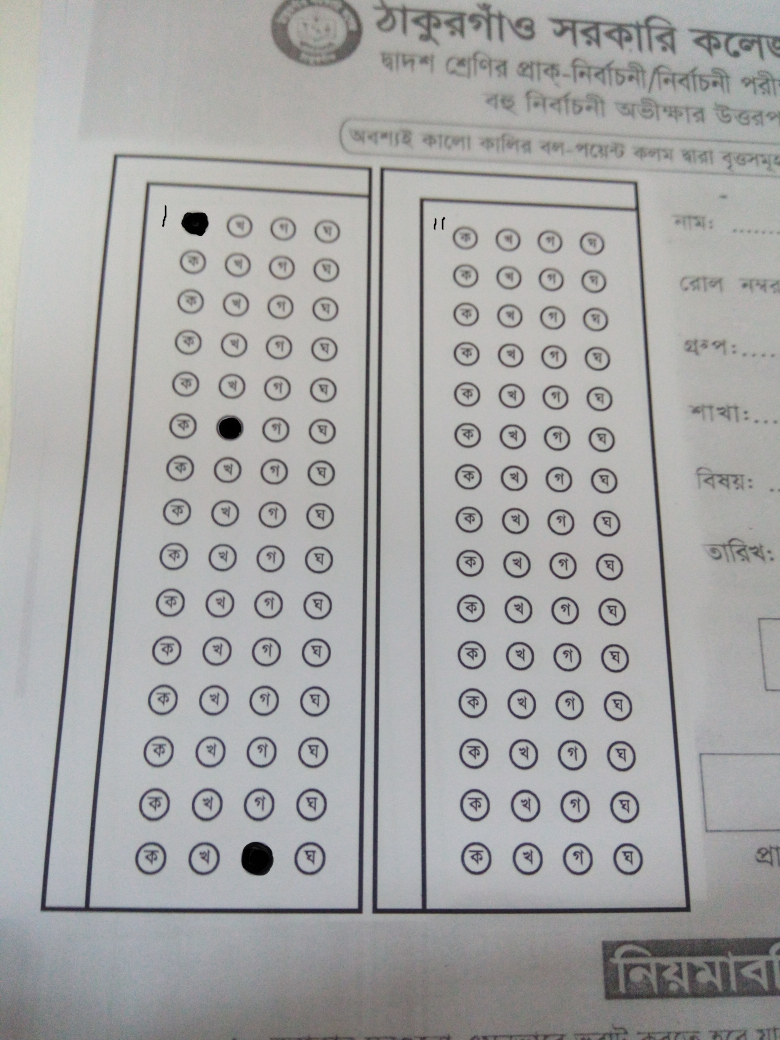
#> input picture resources/omr-imgs/omr-mobile-1.jpg, 3120 x 4160 px (shown at 1/4 size)
$ python playground.py   (older library calls are emulated)
#> lines starting #> are read from the running program, lines starting #| are printed output that depends on the picture; after the words box and inside, x2 and y2 are one past the last pixel; in counts of white or black regions, pixels touching at a corner belong together
### src/circledetection/omrutils.py
import cv2
import math
import numpy as np

MAX_WIDTH = 350
MAX_HEIGHT = 920


def normalize(im):
    im = cv2.normalize(im, np.zeros(im.shape), 0, 255, norm_type=cv2.NORM_MINMAX)
    return cv2.threshold(im, 0, 255, cv2.THRESH_BINARY + cv2.THRESH_OTSU)[1]


# [90 lines left out: functions order_points_by_summation, sort_points, four_point_transform, not called in this run]


def get_approx_contour(contour, tol=.01):
    """Get rid of 'useless' points in the contour"""
    epsilon = tol * cv2.arcLength(contour, True)
    return cv2.approxPolyDP(contour, epsilon, True)


# [11 lines left out: functions get_contours, get_bounding_rect, not called in this run]


def get_convex_hull(contour):
    return cv2.convexHull(contour)


# [35 lines left out: functions get_centroid, get_min_enclosing_circle, find_rect_by_ratio, not called in this run]

### src/circledetection/playground.py
import numpy as np
import cv2
import imutils
import circledetection.omrutils as omrutils

# img = cv2.imread("../../resources/omr-imgs/mahmud-vai5.png")
img = cv2.imread("../../resources/omr-imgs/omr-mobile-1.jpg")
#> img is the input picture: shape (4160, 3120, 3); mean B, G, R 165.2, 165.6, 165.4
im_orig = imutils.resize(img, width=1000)[200:, :]
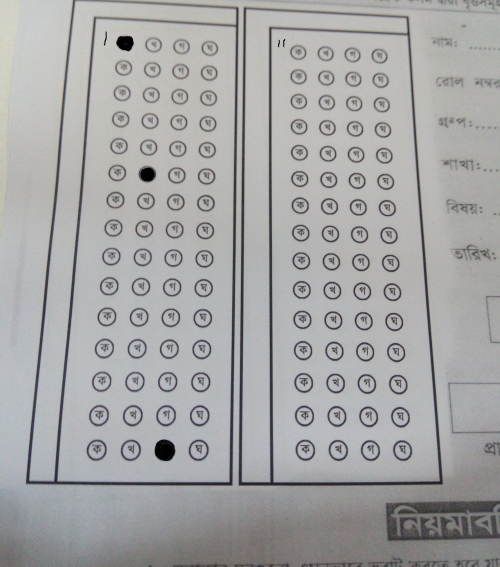
#> im_orig: shape (1133, 1000, 3) (shown at 1/2 size); mean B, G, R 165.4, 165.3, 165.2

img = cv2.GaussianBlur(im_orig, (5, 5), 8)
#> img: shape (1133, 1000, 3)
im = omrutils.normalize(cv2.cvtColor(img, cv2.COLOR_BGR2GRAY))
#> in normalize, `im = cv2.normalize(im, np.zeros(im.shape), 0, 255, norm_type=cv2.NORM_..`:
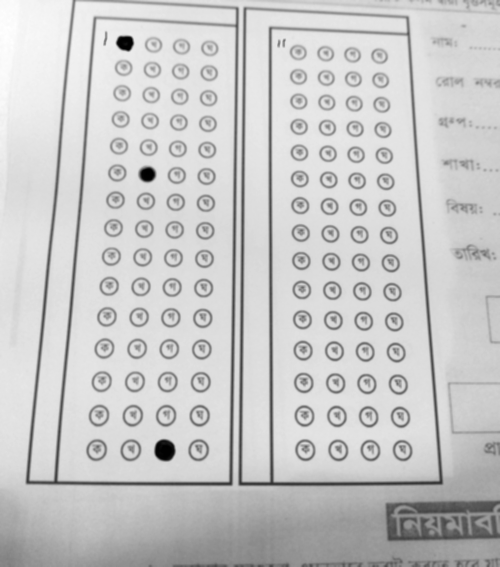
#> im: shape (1133, 1000) (shown at 1/2 size); min 0, max 255, mean 199.8
#> in normalize, `return cv2.threshold(im, 0, 255, cv2.THRESH_BINARY + cv2.THRESH_OTSU)[1]`:
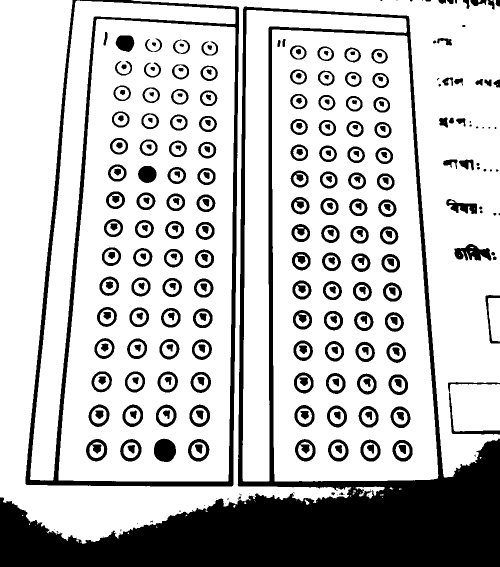
#> returned value: shape (1133, 1000) (shown at 1/2 size); 75.9% white; 302 black regions (35 under 20 px)
im2, contours, hierarchy = cv2.findContours(im, cv2.RETR_TREE, cv2.CHAIN_APPROX_SIMPLE)
#> contours = 464 contours, 80 with area under 20; largest, box (x1, y1, x2, y2) and area: (117, 38, 471, 963) 282809, (0, 0, 1000, 1088) 280244, (544, 59, 877, 963) 267284, (485, 20, 814, 963) 52759, (60, 1, 471, 961) 49404

contours = list(map(omrutils.get_approx_contour, contours))
#> in get_approx_contour, `epsilon = tol * cv2.arcLength(contour, True)`: epsilon = 0.02
#> contours = 464 contours, 80 with area under 20; largest, box (x1, y1, x2, y2) and area: (117, 38, 471, 963) 281058, (545, 59, 875, 963) 265061, (0, 0, 1000, 1005) 254350, (487, 21, 812, 963) 52464, (61, 3, 470, 960) 47817
# cv2.drawContours(im_orig, contours, -1, (0, 0, 200), 1)
cimg = cv2.cvtColor(im, cv2.COLOR_GRAY2BGR)
#> cimg: shape (1133, 1000, 3); 75.9% white; 302 black regions (35 under 20 px), largest, box (x1, y1, x2, y2) and area: (0, 13, 1000, 1133) 156721, (51, 0, 478, 973) 28435, (308, 877, 352, 924) 1637

for cnt in contours:
    (x, y, w, h) = cv2.boundingRect(cnt)
    aspect_ratio = float(h) / float(w)

    if 100 < w < 600 and 600 < h < 1200 and 2.5 < aspect_ratio < 2.75:
        pcnt = np.array(cnt)
        pcnt = pcnt[:, 0]
        zpoint4 = pcnt[np.lexsort((pcnt[:, 0], pcnt[:, 1]))]
        # [5 lines of commented-out code are left out]
        lenn = 1
        for point in zpoint4:
            cv2.circle(cimg, (point[0], point[1]), 20, (0, 20, 220), 2)
            cv2.putText(cimg, "[" + str(lenn) + "]", (point[0] - 10, point[1] + 5), cv2.FONT_HERSHEY_PLAIN, .7, (0, 200, 0))
            lenn += 1
#> this loop made 464 passes
#> (x, y, w, h, aspect_ratio, pcnt, zpoint4) on passes 43, 219: (545, 59, 330, 904, 2.74, [[545, 59], [549, 962], [874, 957], [814, 74]], [[545, 59], [814, 74], [874, 957], [549, 962]]), (117, 38, 354, 925, 2.61, [[194, 38], [117, 960], [455, 962], [470, 56]], [[194, 38], [470, 56], [117, 960], [455, 962]])
#> (x, y, w, h, aspect_ratio) on passes 2, 3, 4, 5, 7, 10: (255, 1064, 3, 4, 1.33), (104, 1064, 1, 1, 1), (93, 1062, 1, 1, 1), (315, 1054, 1, 1, 1), (71, 1051, 1, 1, 1), (371, 1029, 4, 4, 1)
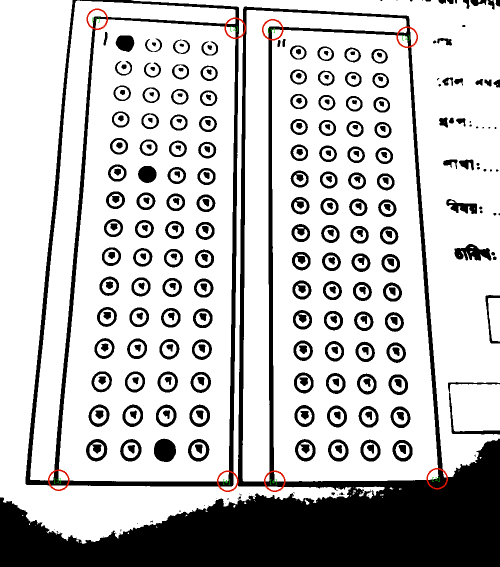
#> cimg: shape (1133, 1000, 3) (shown at 1/2 size); mean B, G, R 193.1, 193.2, 193.7

        # cv2.imshow("im_orig" + str(lenn), transf)

        # cv2.drawContours(im_orig, [cnt], 0, (10, 10, 200), thickness=2)
        # cv2.rectangle(im_orig, (x, y), (x + w, y + h), (10, 10, 220), thickness=2)

cv2.imshow("im_orig" , cimg)
cv2.waitKey(0)
cv2.destroyAllWindows()
exit(0)
#> (the program exits here)
